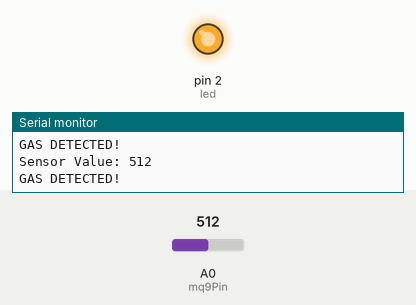
Simulated run of this sketch. Board: Arduino Uno, built with avr-gcc and run on an emulated ATmega328P. On the bench: output pins drawn as LEDs (lit = HIGH), the last lines printed to the serial monitor. The inputs (shaded band) are chosen by the test bench; at power-on: A0 (mq9Pin) = 512.

Above: at 1.8 s.
1.9 s: A0 (mq9Pin) set to 485
At 2.7 s:
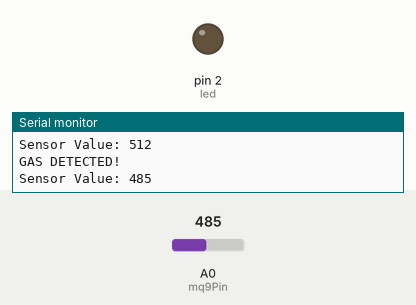
3.5 s: A0 (mq9Pin) set to 510
At 5.2 s:
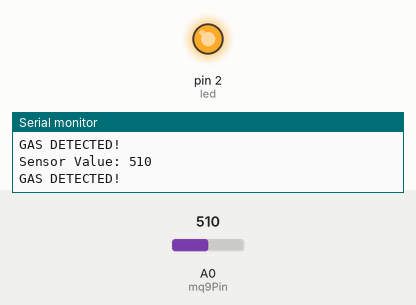
5.5 s: A0 (mq9Pin) set to 490
At 7.0 s:
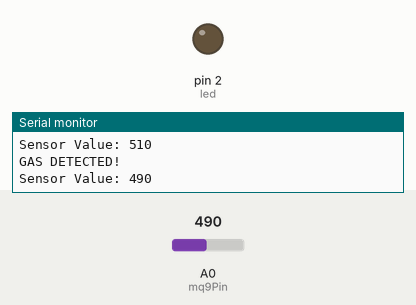
Timing chart, 0 to 8.5 s (numbered marks = the images above; inputs shaded):
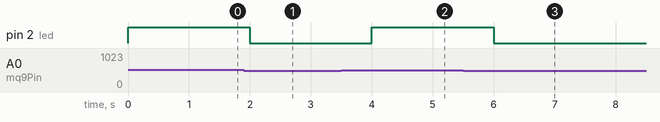

Measured:
- the behaviour switches between 501 and 500 on A0 (mq9Pin) (found by bisection; images 0 and 1)
- after the input at 1.9 s, pin 2 (led): HIGH → LOW after 0.10 s
- after the input at 3.5 s, pin 2 (led): LOW → HIGH after 0.50 s
- after the input at 5.5 s, pin 2 (led): HIGH → LOW after 0.50 s

The sketch:

file40.ino
```cpp
int led = 2;
int mq9Pin = A0;
int gasThreshold = 500;
void setup() {
  Serial.begin(9600);
  pinMode(led, OUTPUT);
  Serial.println("MQ9 Gas Sensor Test");
}

void loop() {
  int sensorValue = analogRead(mq9Pin);
  Serial.print("Sensor Value: ");
  Serial.println(sensorValue);

  if (sensorValue > gasThreshold) {
    Serial.println("GAS DETECTED!");
    digitalWrite(led , HIGH);
  }
  else{
      digitalWrite(led, LOW);
  }

delay(1000);
}
```
